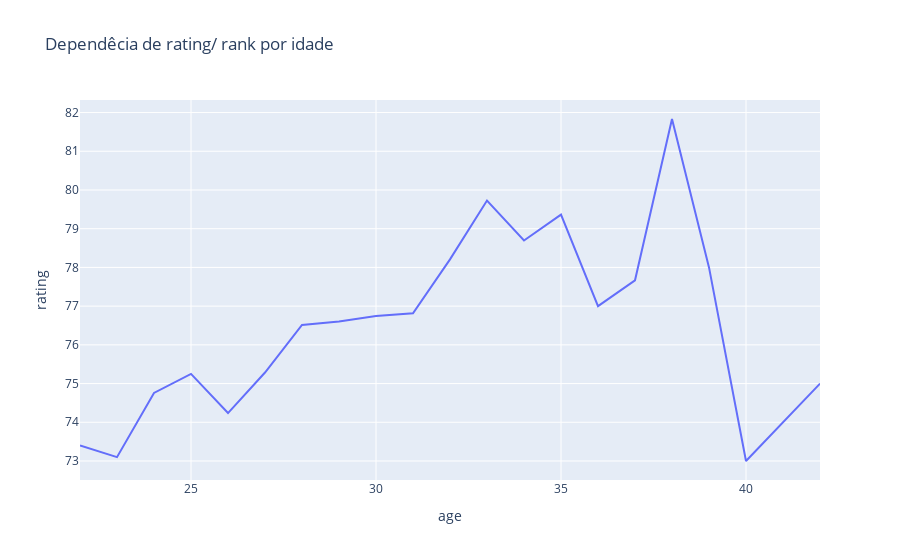

The notebook cell saved with this chart:
### Code cell
import matplotlib.pyplot as plt
import seaborn as sns

age_rating = csv.loc[:, ["age", "rating"]]
grouped_age_rating = age_rating.groupby(["age"], dropna = True, as_index = False).mean()


graph = px.line(grouped_age_rating, x = "age", y = "rating", title = "Dependêcia de rating/ rank por idade")
graph.show()

### Figure 1 — Plotly figure (JSON) as saved in the notebook; plotly's stock layout.template omitted (floating-point values rounded to 4 significant figures)
{"data": [{"hovertemplate": "age=%{x}<br>rating=%{y}<extra></extra>", "legendgroup": "", "line": {"color": "#636efa", "dash": "solid"}, "marker": {"symbol": "circle"}, "mode": "lines", "name": "", "orientation": "v", "showlegend": false, "type": "scatter", "x": [22, 23, 24, 25, 26, 27, 28, 29, 30, 31, 32, 33, 34, 35, 36, 37, 38, 39, 40, 42], "xaxis": "x", "y": [73.4, 73.1, 74.76, 75.25, 74.24, 75.29, 76.51, 76.6, 76.74, 76.81, 78.21, 79.73, 78.7, 79.36, 77, 77.67, 81.83, 78, 73, 75], "yaxis": "y"}], "layout": {"legend": {"tracegroupgap": 0}, "title": {"text": "Dependêcia de rating/ rank por idade"}, "xaxis": {"anchor": "y", "domain": [0, 1], "title": {"text": "age"}}, "yaxis": {"anchor": "x", "domain": [0, 1], "title": {"text": "rating"}}}}
